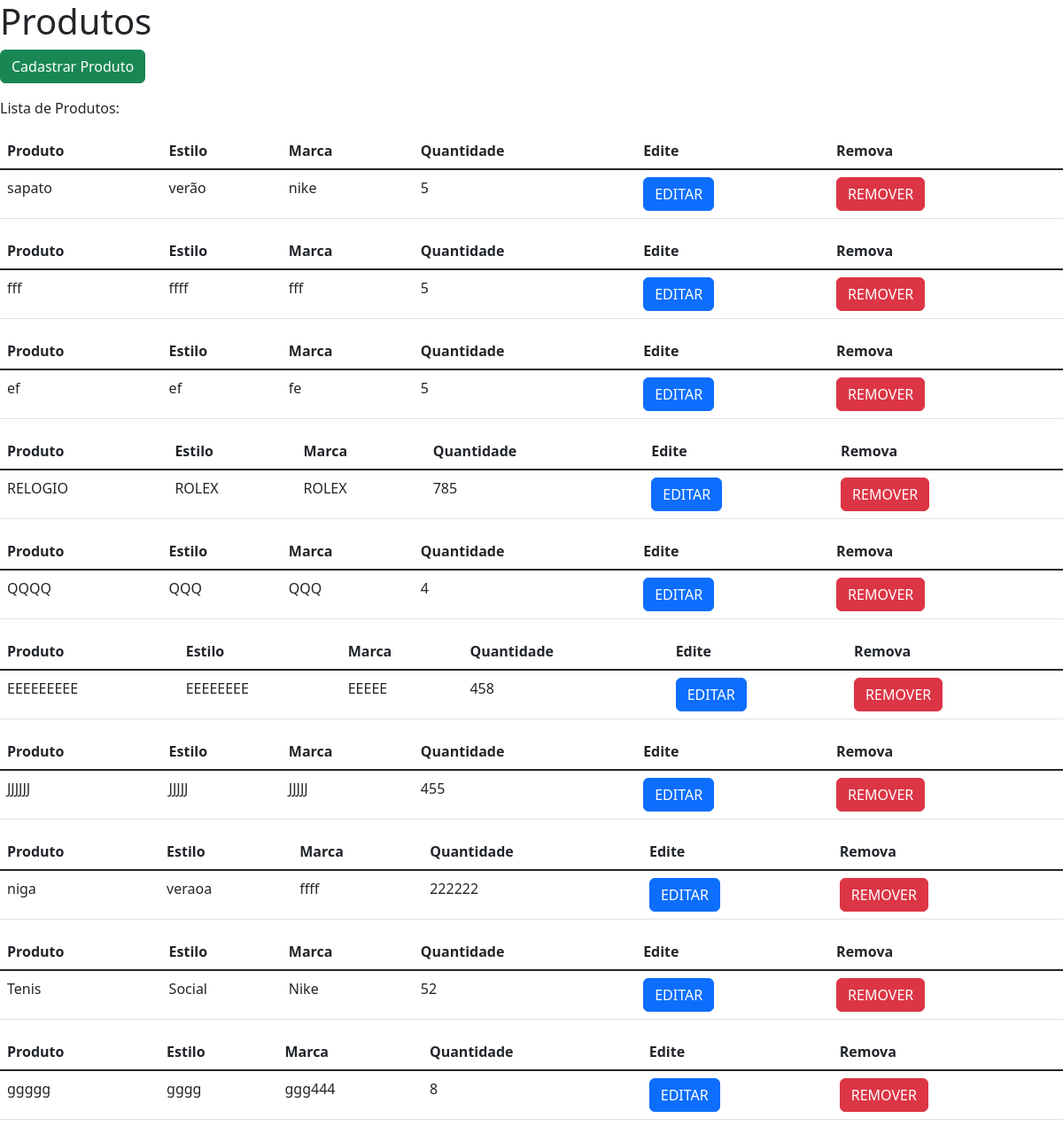
The app's page /produtos/, older data.
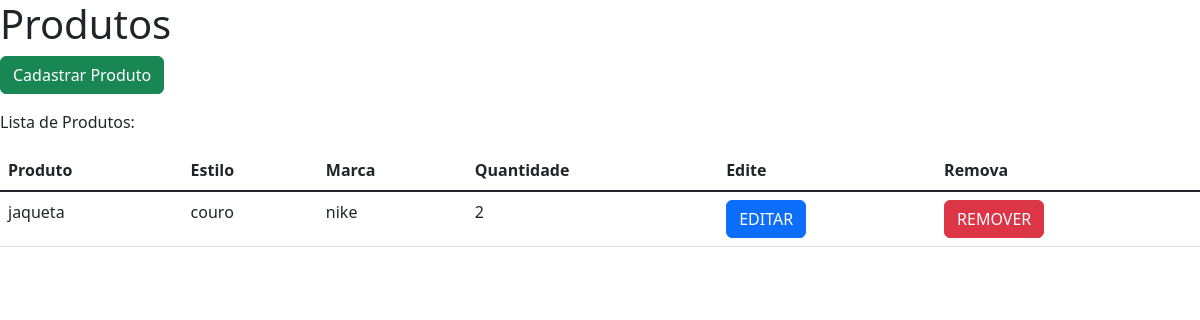
The same page, newer data.
### core/models.py (models this page shows)
class Produto(models.Model): #Tabela
    produto = models.CharField('Produto', max_length=100) #Colunas
    estilo = models.CharField('Estilo', max_length=100)
    marca = models.CharField('Marca', max_length=50)
    quantidade = models.IntegerField('Quantidade')

### core/views.py (the view)
# urls.py: path('produtos/', listar_produtos, name= 'listar_produtos'),
def listar_produtos(request):
    produtos = Produto.objects.all()
    contexto = {
        'todos_produtos': produtos
    }
    return render (request, 'produtos.html', contexto)

### templates/produtos.html (shortened to what this page needs)
<!DOCTYPE html>
<html lang="en">
<head>
    <link href="https://cdn.jsdelivr.net/npm/bootstrap@5.2.0/dist/css/bootstrap.min.css" rel="stylesheet">
</head>
<body>
    <h1>Produtos</h1>
    <p><a href="{% url 'cadastrar_produto' %}"><button type="button" class="btn btn-success">Cadastrar Produto</button></a></p>
    <p>Lista de Produtos:</p>
    {% for produto in todos_produtos %}
    <table class="table table-hover">
        <thead>
          <tr>
            <th scope="col">Produto</th>
            <th scope="col">Estilo</th>
            <th scope="col">Marca</th>
            <th scope="col">Quantidade</th>
            <th scope="col">Edite</th>
            <th scope="col">Remova</th>
          </tr>
        </thead>
        <tbody class="table-group-divider">
          <tr>
            <td>{{produto.produto}}</td>
            <td>{{produto.estilo}}</td>
            <td>{{produto.marca}}</td>
            <td>{{produto.quantidade}}</td>
            <td><a href="{% url 'editar_produto' produto.id %}"><button type="button" class="btn btn-primary">EDITAR</button></a></td>
            <td><a href="{% url 'remover_produto' produto.id %}"><button type="button" class="btn btn-danger">REMOVER</button></a></td>
          </tr>
        </tbody>
      </table>
    {% empty %}
    <div class="alert alert-danger" role="alert">
      <p>Nenhum produto cadastrado!</p>
    </div>
    {% endfor %}
</body>
</html>

Row changes from the older to the newer data that the page shows:
removed Produto: produto "sapato", estilo "verão", marca "nike", quantidade "5"
removed Produto: produto "fff", estilo "ffff", marca "fff", quantidade "5"
removed Produto: produto "ef", estilo "ef", marca "fe", quantidade "5"
removed Produto: produto "RELOGIO", estilo "ROLEX", marca "ROLEX", quantidade "785"
removed Produto: produto "QQQQ", estilo "QQQ", marca "QQQ", quantidade "4"
removed Produto: produto "EEEEEEEEE", estilo "EEEEEEEE", marca "EEEEE", quantidade "458"
removed Produto: produto "JJJJJJ", estilo "JJJJJ", marca "JJJJJ", quantidade "455"
removed Produto: produto "niga", estilo "veraoa", marca "ffff", quantidade "222222"
removed Produto: produto "Tenis", estilo "Social", marca "Nike", quantidade "52"
removed Produto: produto "ggggg", estilo "gggg", marca "ggg444", quantidade "8"
added Produto: produto "jaqueta", estilo "couro", marca "nike", quantidade "2"
